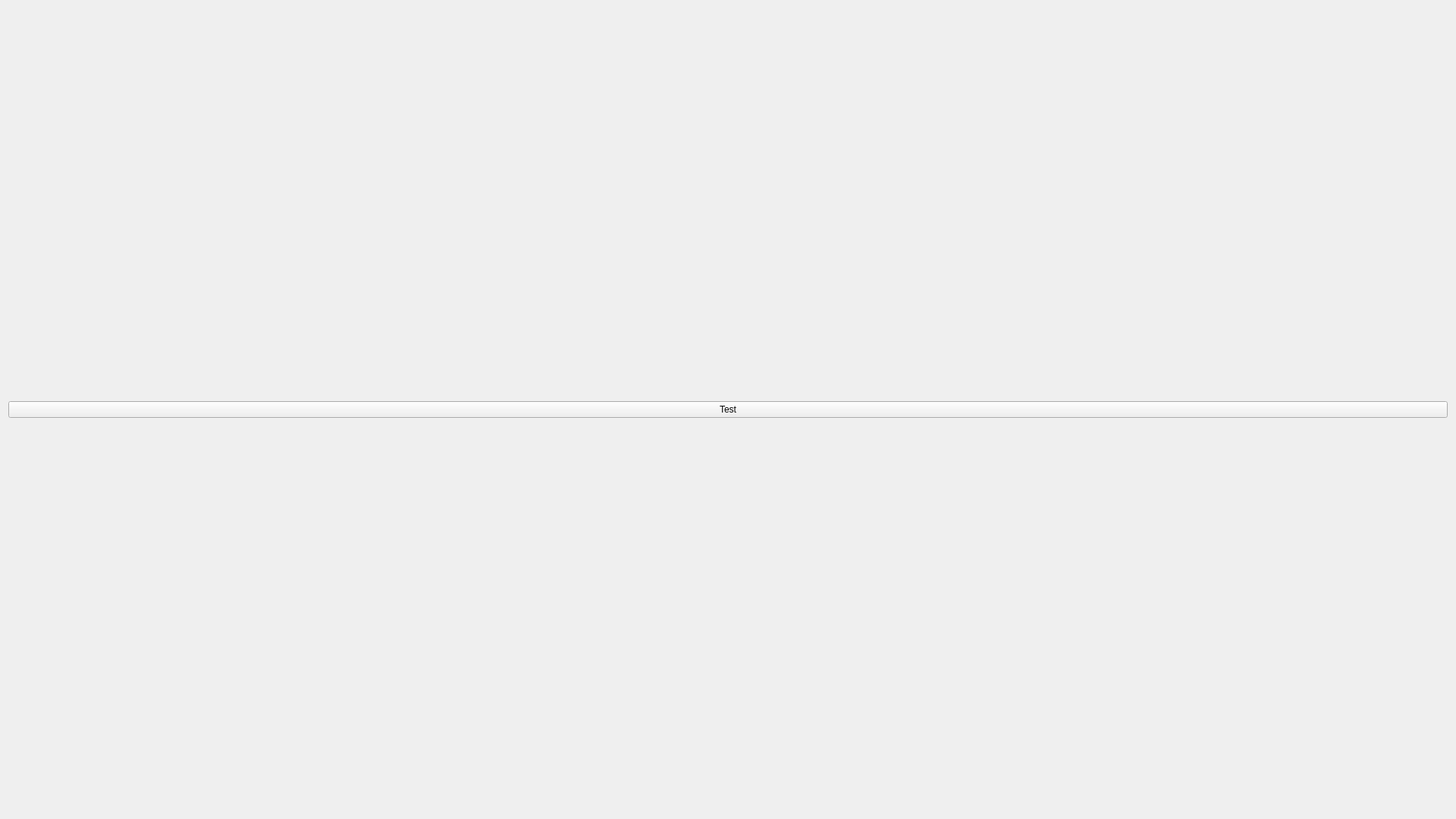
<?xml version="1.0" encoding="UTF-8"?>
<ui version="4.0">
 <class>Form</class>
 <widget class="QWidget" name="Form">
  <property name="geometry">
   <rect>
    <x>0</x>
    <y>0</y>
    <width>1920</width>
    <height>1080</height>
   </rect>
  </property>
  <property name="sizePolicy">
   <sizepolicy hsizetype="Expanding" vsizetype="Expanding">
    <horstretch>0</horstretch>
    <verstretch>0</verstretch>
   </sizepolicy>
  </property>
  <property name="windowTitle">
   <string>Form</string>
  </property>
  <layout class="QHBoxLayout" name="horizontalLayout">
   <item>
    <widget class="QPushButton" name="pushButton">
     <property name="text">
      <string>Test</string>
     </property>
    </widget>
   </item>
  </layout>
 </widget>
 <resources/>
 <connections/>
</ui>
